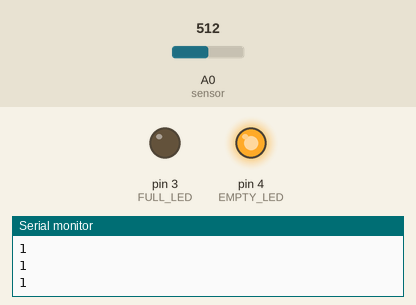
Recording of a sketch running on a simulated Arduino Uno, built with avr-gcc and run on an emulated ATmega328P. On the bench: output pins drawn as LEDs (lit = HIGH), the last lines printed to the serial monitor. Inputs (shaded band) come from the test bench; at power-on: A0 (sensor) = 512.

Above: at 1.3 s.
1.4 s: A0 (sensor) set to 33
2.9 s: A0 (sensor) set to 28
At 4.2 s:
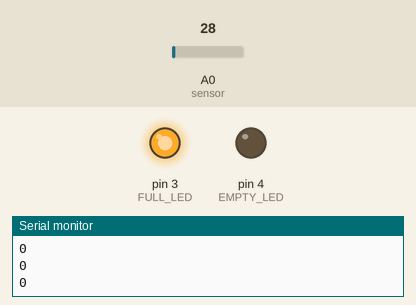
4.5 s: A0 (sensor) set to 122
At 5.6 s:
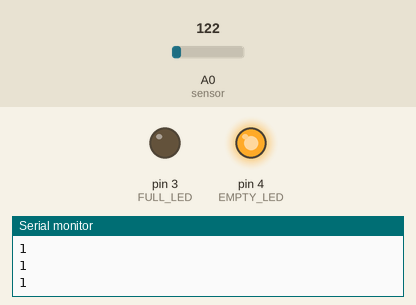
6.0 s: A0 (sensor) set to 20
At 6.7 s:
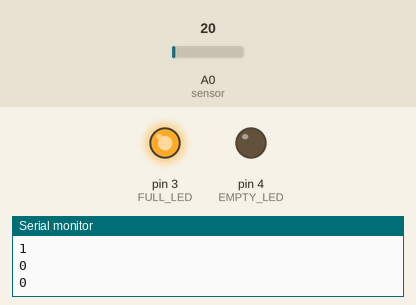
Timing chart, 0 to 8.5 s (numbered marks = the images above; inputs shaded):
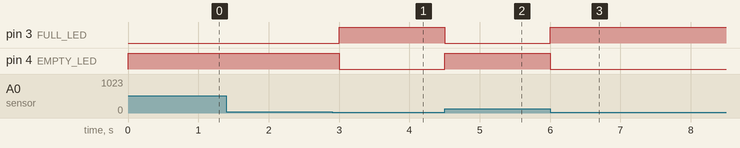

The sketch:

LightSensor.ino
```cpp
#include <math.h>

const int sensor = A0;
const int EMPTY_LED = 4;
const int FULL_LED = 3;

const int threshold = 30;

void setup() {
  // put your setup code here, to run once:
  Serial.begin(9600);

  // LED rouge
  pinMode(FULL_LED, OUTPUT);
  // LED vert
  pinMode(EMPTY_LED, OUTPUT);
}

void loop() {
  // put your main code here, to run repeatedly:
  int sensorValue=analogRead(sensor);
  //Serial.println(sensorValue);

  bool isEmpty = sensorValue > threshold;
  Serial.println(isEmpty);

  if(isEmpty) {
    digitalWrite(EMPTY_LED, HIGH);
    digitalWrite(FULL_LED, LOW);
  } else {
    digitalWrite(FULL_LED, HIGH);
    digitalWrite(EMPTY_LED, LOW);
  }
  delay(500);
}
```

Measured:
- the behaviour switches between 31 and 30 on A0 (sensor) (found by bisection; images 0 and 1)
- after the input at 2.9 s, pin 3 (FULL_LED): LOW → HIGH after 0.10 s; pin 4 (EMPTY_LED): HIGH → LOW after 0.10 s
- after the input at 4.5 s, pin 3 (FULL_LED): HIGH → LOW at once; pin 4 (EMPTY_LED): LOW → HIGH at once
- after the input at 6.0 s, pin 3 (FULL_LED): LOW → HIGH at once; pin 4 (EMPTY_LED): HIGH → LOW at once
